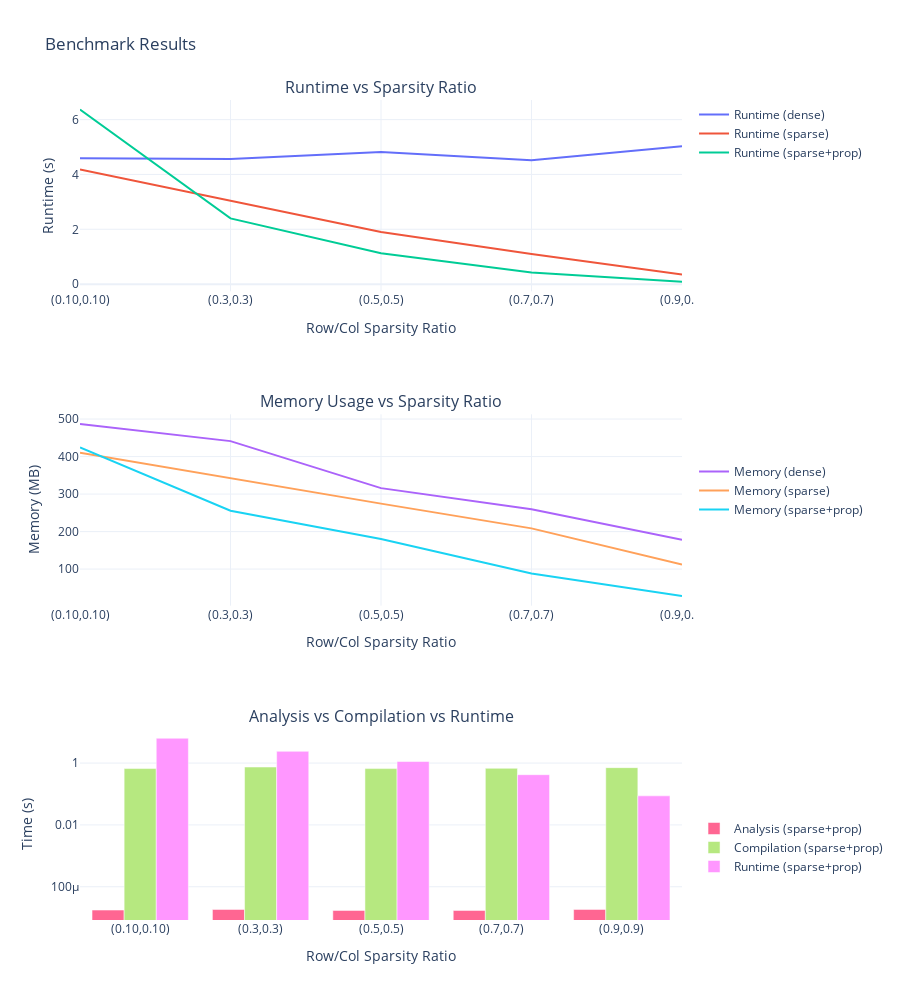

The notebook cell saved with this chart:
### Code cell
plotly(data)

### Figure 1 — Plotly figure (JSON) as saved in the notebook; plotly's stock layout.template omitted (floating-point values rounded to 4 significant figures)
{"data": [{"legendgroup": "runtime", "mode": "lines", "name": "Runtime (dense)", "type": "scatter", "x": ["(0.10,0.10)", "(0.3,0.3)", "(0.5,0.5)", "(0.7,0.7)", "(0.9,0.9)"], "xaxis": "x", "y": [4.587, 4.562, 4.819, 4.516, 5.029], "yaxis": "y"}, {"legendgroup": "runtime", "mode": "lines", "name": "Runtime (sparse)", "type": "scatter", "x": ["(0.10,0.10)", "(0.3,0.3)", "(0.5,0.5)", "(0.7,0.7)", "(0.9,0.9)"], "xaxis": "x", "y": [4.185, 3.054, 1.902, 1.102, 0.3475], "yaxis": "y"}, {"legendgroup": "runtime", "mode": "lines", "name": "Runtime (sparse+prop)", "type": "scatter", "x": ["(0.10,0.10)", "(0.3,0.3)", "(0.5,0.5)", "(0.7,0.7)", "(0.9,0.9)"], "xaxis": "x", "y": [6.367, 2.4, 1.124, 0.4215, 0.08712], "yaxis": "y"}, {"legendgroup": "memory", "mode": "lines", "name": "Memory (dense)", "type": "scatter", "x": ["(0.10,0.10)", "(0.3,0.3)", "(0.5,0.5)", "(0.7,0.7)", "(0.9,0.9)"], "xaxis": "x2", "y": [487.1, 441.2, 315.8, 259.4, 178.1], "yaxis": "y2"}, {"legendgroup": "memory", "mode": "lines", "name": "Memory (sparse)", "type": "scatter", "x": ["(0.10,0.10)", "(0.3,0.3)", "(0.5,0.5)", "(0.7,0.7)", "(0.9,0.9)"], "xaxis": "x2", "y": [410.1, 342.2, 274.6, 208.5, 112.2], "yaxis": "y2"}, {"legendgroup": "memory", "mode": "lines", "name": "Memory (sparse+prop)", "type": "scatter", "x": ["(0.10,0.10)", "(0.3,0.3)", "(0.5,0.5)", "(0.7,0.7)", "(0.9,0.9)"], "xaxis": "x2", "y": [424.2, 255.6, 180.5, 88.34, 28.0], "yaxis": "y2"}, {"legendgroup": "bar", "name": "Analysis (sparse+prop)", "type": "bar", "x": ["(0.10,0.10)", "(0.3,0.3)", "(0.5,0.5)", "(0.7,0.7)", "(0.9,0.9)"], "xaxis": "x3", "y": [1.76e-05, 1.847e-05, 1.714e-05, 1.715e-05, 1.848e-05], "yaxis": "y3"}, {"legendgroup": "bar", "name": "Compilation (sparse+prop)", "type": "bar", "x": ["(0.10,0.10)", "(0.3,0.3)", "(0.5,0.5)", "(0.7,0.7)", "(0.9,0.9)"], "xaxis": "x3", "y": [0.6653, 0.7463, 0.6631, 0.6777, 0.713], "yaxis": "y3"}, {"legendgroup": "bar", "name": "Runtime (sparse+prop)", "type": "bar", "x": ["(0.10,0.10)", "(0.3,0.3)", "(0.5,0.5)", "(0.7,0.7)", "(0.9,0.9)"], "xaxis": "x3", "y": [6.367, 2.4, 1.124, 0.4215, 0.08712], "yaxis": "y3"}], "layout": {"annotations": [{"font": {"size": 16}, "showarrow": false, "text": "Runtime vs Sparsity Ratio", "x": 0.5, "xanchor": "center", "xref": "paper", "y": 1.0, "yanchor": "bottom", "yref": "paper"}, {"font": {"size": 16}, "showarrow": false, "text": "Memory Usage vs Sparsity Ratio", "x": 0.5, "xanchor": "center", "xref": "paper", "y": 0.6167, "yanchor": "bottom", "yref": "paper"}, {"font": {"size": 16}, "showarrow": false, "text": "Analysis vs Compilation vs Runtime", "x": 0.5, "xanchor": "center", "xref": "paper", "y": 0.2333, "yanchor": "bottom", "yref": "paper"}], "barmode": "group", "height": 1000, "legend": {"tracegroupgap": 300}, "title": {"text": "Benchmark Results"}, "xaxis": {"anchor": "y", "domain": [0, 1], "title": {"text": "Row/Col Sparsity Ratio"}}, "xaxis2": {"anchor": "y2", "domain": [0, 1], "title": {"text": "Row/Col Sparsity Ratio"}}, "xaxis3": {"anchor": "y3", "domain": [0, 1], "title": {"text": "Row/Col Sparsity Ratio"}}, "yaxis": {"anchor": "x", "domain": [0.7667, 1.0], "title": {"text": "Runtime (s)"}}, "yaxis2": {"anchor": "x2", "domain": [0.3833, 0.6167], "title": {"text": "Memory (MB)"}}, "yaxis3": {"anchor": "x3", "domain": [0, 0.2333], "title": {"text": "Time (s)"}, "type": "log"}}}
